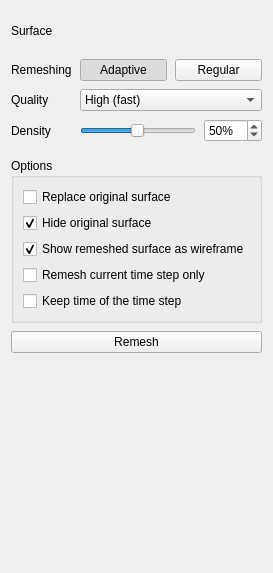
<?xml version="1.0" encoding="UTF-8"?>
<ui version="4.0">
 <class>QmitkRemeshingViewControls</class>
 <widget class="QWidget" name="QmitkRemeshingViewControls">
  <property name="enabled">
   <bool>true</bool>
  </property>
  <property name="geometry">
   <rect>
    <x>0</x>
    <y>0</y>
    <width>256</width>
    <height>573</height>
   </rect>
  </property>
  <property name="windowTitle">
   <string>Remeshing</string>
  </property>
  <layout class="QVBoxLayout" name="verticalLayout">
   <property name="spacing">
    <number>8</number>
   </property>
   <item>
    <layout class="QGridLayout" name="gridLayout">
     <property name="verticalSpacing">
      <number>8</number>
     </property>
     <item row="0" column="0">
      <widget class="QLabel" name="surfaceLabel">
       <property name="sizePolicy">
        <sizepolicy hsizetype="Preferred" vsizetype="Preferred">
         <horstretch>0</horstretch>
         <verstretch>0</verstretch>
        </sizepolicy>
       </property>
       <property name="text">
        <string>Surface</string>
       </property>
      </widget>
     </item>
     <item row="0" column="1" colspan="2">
      <widget class="QmitkSingleNodeSelectionWidget" name="selectionWidget" native="true">
       <property name="minimumSize">
        <size>
         <width>0</width>
         <height>40</height>
        </size>
       </property>
      </widget>
     </item>
     <item row="1" column="0">
      <widget class="QLabel" name="remeshingLabel">
       <property name="sizePolicy">
        <sizepolicy hsizetype="Preferred" vsizetype="Preferred">
         <horstretch>0</horstretch>
         <verstretch>0</verstretch>
        </sizepolicy>
       </property>
       <property name="text">
        <string>Remeshing</string>
       </property>
      </widget>
     </item>
     <item row="1" column="1" colspan="2">
      <layout class="QHBoxLayout" name="remeshingLayout">
       <property name="spacing">
        <number>8</number>
       </property>
       <item>
        <widget class="QPushButton" name="adaptiveButton">
         <property name="text">
          <string>Adaptive</string>
         </property>
         <property name="checkable">
          <bool>true</bool>
         </property>
         <property name="checked">
          <bool>true</bool>
         </property>
         <property name="autoExclusive">
          <bool>true</bool>
         </property>
        </widget>
       </item>
       <item>
        <widget class="QPushButton" name="regularButton">
         <property name="text">
          <string>Regular</string>
         </property>
         <property name="checkable">
          <bool>true</bool>
         </property>
         <property name="autoExclusive">
          <bool>true</bool>
         </property>
        </widget>
       </item>
      </layout>
     </item>
     <item row="2" column="0">
      <widget class="QLabel" name="qualityLabel">
       <property name="sizePolicy">
        <sizepolicy hsizetype="Preferred" vsizetype="Preferred">
         <horstretch>0</horstretch>
         <verstretch>0</verstretch>
        </sizepolicy>
       </property>
       <property name="text">
        <string>Quality</string>
       </property>
      </widget>
     </item>
     <item row="2" column="1" colspan="2">
      <widget class="QComboBox" name="qualityComboBox">
       <property name="accessibleName">
        <string>Quality</string>
       </property>
       <property name="currentIndex">
        <number>0</number>
       </property>
       <item>
        <property name="text">
         <string>High (fast)</string>
        </property>
       </item>
       <item>
        <property name="text">
         <string>Very high (slow)</string>
        </property>
       </item>
       <item>
        <property name="text">
         <string>Maximum (very slow)</string>
        </property>
       </item>
      </widget>
     </item>
     <item row="3" column="0">
      <widget class="QLabel" name="densityLabel">
       <property name="sizePolicy">
        <sizepolicy hsizetype="Preferred" vsizetype="Preferred">
         <horstretch>0</horstretch>
         <verstretch>0</verstretch>
        </sizepolicy>
       </property>
       <property name="text">
        <string>Density</string>
       </property>
      </widget>
     </item>
     <item row="3" column="1">
      <widget class="QSlider" name="densitySlider">
       <property name="accessibleName">
        <string>Density</string>
       </property>
       <property name="sizePolicy">
        <sizepolicy hsizetype="Expanding" vsizetype="Fixed">
         <horstretch>0</horstretch>
         <verstretch>0</verstretch>
        </sizepolicy>
       </property>
       <property name="minimum">
        <number>1</number>
       </property>
       <property name="maximum">
        <number>100</number>
       </property>
       <property name="pageStep">
        <number>10</number>
       </property>
       <property name="value">
        <number>50</number>
       </property>
       <property name="orientation">
        <enum>Qt::Orientation::Horizontal</enum>
       </property>
      </widget>
     </item>
     <item row="3" column="2">
      <widget class="QSpinBox" name="densitySpinBox">
       <property name="accessibleName">
        <string>Density</string>
       </property>
       <property name="suffix">
        <string>%</string>
       </property>
       <property name="minimum">
        <number>1</number>
       </property>
       <property name="maximum">
        <number>100</number>
       </property>
       <property name="singleStep">
        <number>1</number>
       </property>
       <property name="value">
        <number>50</number>
       </property>
      </widget>
     </item>
     <item row="4" column="1">
      <widget class="QmitkSliderColorBar" name="densityMemoryBar" native="true"/>
     </item>
    </layout>
   </item>
   <item>
    <widget class="QGroupBox" name="optionsGroupBox">
     <property name="title">
      <string>Options</string>
     </property>
     <layout class="QVBoxLayout" name="optionsLayout">
      <item>
       <widget class="QCheckBox" name="replaceCheckBox">
        <property name="text">
         <string>Replace original surface</string>
        </property>
       </widget>
      </item>
      <item>
       <widget class="QCheckBox" name="hideCheckBox">
        <property name="text">
         <string>Hide original surface</string>
        </property>
        <property name="checked">
         <bool>true</bool>
        </property>
       </widget>
      </item>
      <item>
       <widget class="QCheckBox" name="wireframeCheckBox">
        <property name="text">
         <string>Show remeshed surface as wireframe</string>
        </property>
        <property name="checked">
         <bool>true</bool>
        </property>
       </widget>
      </item>
      <item>
       <widget class="QCheckBox" name="currentTimeStepCheckBox">
        <property name="text">
         <string>Remesh current time step only</string>
        </property>
       </widget>
      </item>
      <item>
       <layout class="QHBoxLayout" name="keepTimeLayout">
        <item>
         <widget class="QCheckBox" name="keepTimeCheckBox">
          <property name="text">
           <string>Keep time of the time step</string>
          </property>
         </widget>
        </item>
       </layout>
      </item>
     </layout>
    </widget>
   </item>
   <item>
    <widget class="QPushButton" name="remeshPushButton">
     <property name="enabled">
      <bool>true</bool>
     </property>
     <property name="text">
      <string>Remesh</string>
     </property>
     <property name="icon">
      <iconset resource="../../resources/Remeshing.qrc">
       <normaloff>:/Remeshing/RemeshingIcon.svg</normaloff>:/Remeshing/RemeshingIcon.svg</iconset>
     </property>
     <property name="iconSize">
      <size>
       <width>24</width>
       <height>24</height>
      </size>
     </property>
    </widget>
   </item>
   <item>
    <widget class="QmitkInfoCard" name="infoCard"/>
   </item>
   <item>
    <spacer name="verticalSpacer">
     <property name="orientation">
      <enum>Qt::Orientation::Vertical</enum>
     </property>
     <property name="sizeHint" stdset="0">
      <size>
       <width>20</width>
       <height>40</height>
      </size>
     </property>
    </spacer>
   </item>
  </layout>
 </widget>
 <customwidgets>
  <customwidget>
   <class>QmitkSingleNodeSelectionWidget</class>
   <extends>QWidget</extends>
   <header location="global">QmitkSingleNodeSelectionWidget.h</header>
   <container>1</container>
  </customwidget>
  <customwidget>
   <class>QmitkSliderColorBar</class>
   <extends>QWidget</extends>
   <header>internal/QmitkSliderColorBar.h</header>
  </customwidget>
  <customwidget>
   <class>QmitkInfoCard</class>
   <extends>QFrame</extends>
   <header location="global">QmitkInfoCard.h</header>
  </customwidget>
 </customwidgets>
 <tabstops>
  <tabstop>adaptiveButton</tabstop>
  <tabstop>regularButton</tabstop>
  <tabstop>qualityComboBox</tabstop>
  <tabstop>densitySlider</tabstop>
  <tabstop>densitySpinBox</tabstop>
  <tabstop>replaceCheckBox</tabstop>
  <tabstop>hideCheckBox</tabstop>
  <tabstop>wireframeCheckBox</tabstop>
  <tabstop>currentTimeStepCheckBox</tabstop>
  <tabstop>keepTimeCheckBox</tabstop>
  <tabstop>remeshPushButton</tabstop>
 </tabstops>
 <resources>
  <include location="../../resources/Remeshing.qrc"/>
 </resources>
 <connections/>
</ui>
